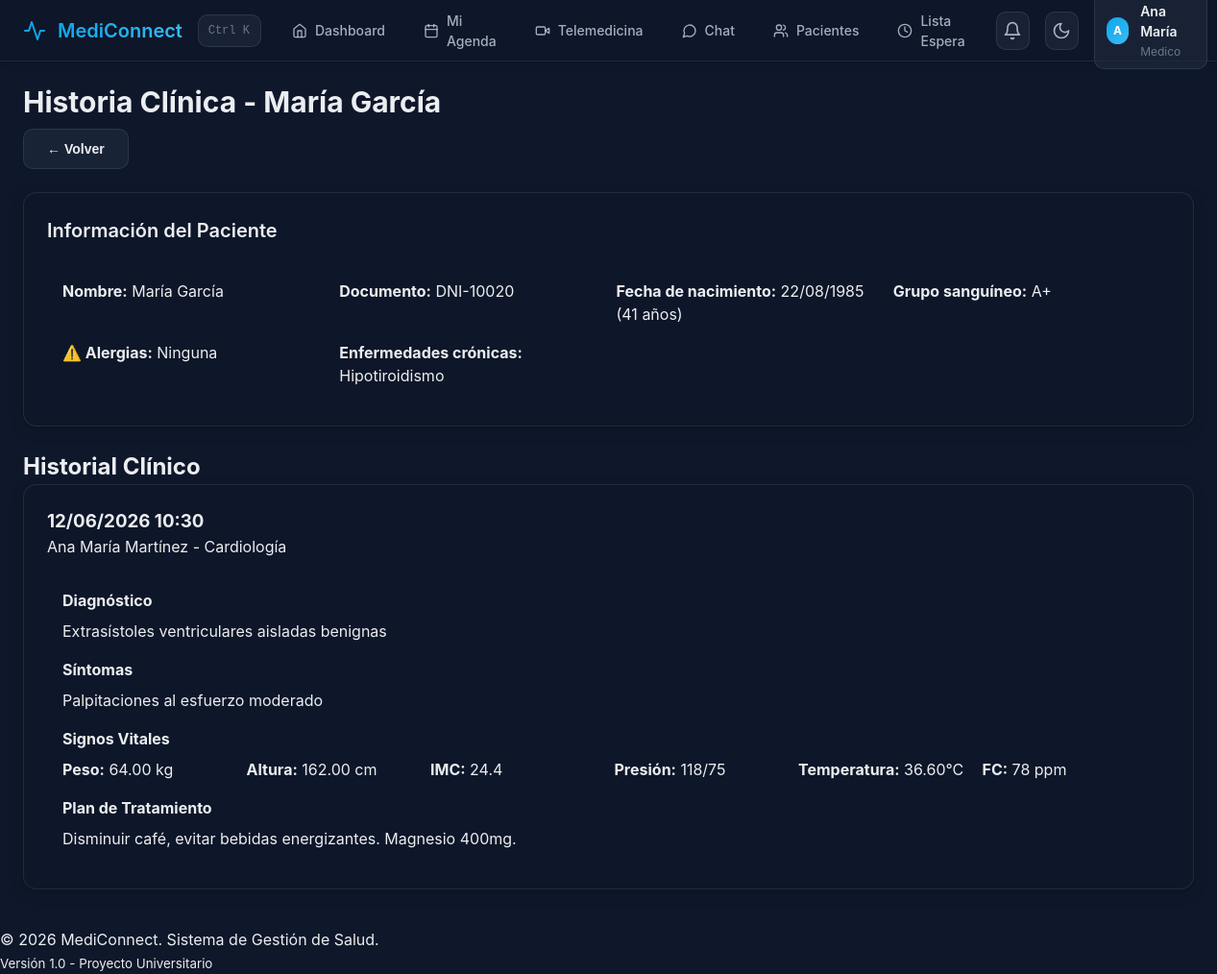
/index.php?page=ver-historia&id=2 (signed in), run on the app's committed database.
### tables this page shows
CREATE TABLE pacientes (
    id INT PRIMARY KEY AUTO_INCREMENT,
    usuario_id INT NOT NULL UNIQUE,
    grupo_sanguineo VARCHAR(5),
    alergias TEXT,
    enfermedades_cronicas TEXT,
    contacto_emergencia_nombre VARCHAR(100),
    contacto_emergencia_telefono VARCHAR(20),
    FOREIGN KEY (usuario_id) REFERENCES usuarios(id) ON DELETE CASCADE
);

CREATE TABLE usuarios (
    id INT PRIMARY KEY AUTO_INCREMENT,
    email VARCHAR(100) NOT NULL UNIQUE,
    password VARCHAR(255) NOT NULL,
    rol_id INT NOT NULL,
    nombre VARCHAR(100) NOT NULL,
    apellido VARCHAR(100) NOT NULL,
    documento VARCHAR(20) NOT NULL UNIQUE,
    telefono VARCHAR(20),
    fecha_nacimiento DATE,
    direccion VARCHAR(255),
    genero ENUM('M', 'F', 'Otro') DEFAULT 'Otro',
    activo BOOLEAN DEFAULT TRUE,
    token_recuperacion VARCHAR(100),
    token_expiracion DATETIME,
    ultimo_acceso DATETIME,
    created_at TIMESTAMP DEFAULT CURRENT_TIMESTAMP,
    updated_at TIMESTAMP DEFAULT CURRENT_TIMESTAMP ON UPDATE CURRENT_TIMESTAMP,
    FOREIGN KEY (rol_id) REFERENCES roles(id) ON DELETE RESTRICT,
    INDEX idx_email (email),
    INDEX idx_documento (documento),
    INDEX idx_rol (rol_id)
);

CREATE TABLE historias_clinicas (
    id INT PRIMARY KEY AUTO_INCREMENT,
    cita_id INT NOT NULL,
    paciente_id INT NOT NULL,
    medico_id INT NOT NULL,
    diagnostico TEXT NOT NULL,
    sintomas TEXT,
    examen_fisico TEXT,
    observaciones TEXT,
    plan_tratamiento TEXT,
    peso DECIMAL(5,2) COMMENT 'kg',
    altura DECIMAL(5,2) COMMENT 'cm',
    presion_arterial VARCHAR(20),
    temperatura DECIMAL(4,2) COMMENT 'Celsius',
    frecuencia_cardiaca INT COMMENT 'ppm',
    created_at TIMESTAMP DEFAULT CURRENT_TIMESTAMP,
    FOREIGN KEY (cita_id) REFERENCES citas(id) ON DELETE CASCADE,
    FOREIGN KEY (paciente_id) REFERENCES pacientes(id) ON DELETE CASCADE,
    FOREIGN KEY (medico_id) REFERENCES medicos(id) ON DELETE CASCADE,
    INDEX idx_paciente (paciente_id),
    INDEX idx_fecha (created_at)
);

CREATE TABLE especialidades (
    id INT PRIMARY KEY AUTO_INCREMENT,
    nombre VARCHAR(100) NOT NULL UNIQUE,
    descripcion TEXT,
    activo BOOLEAN DEFAULT TRUE,
    created_at TIMESTAMP DEFAULT CURRENT_TIMESTAMP
);

### src/controllers/MedicoController.php (called while the page is built, shortened)
<?php
require_once __DIR__ . '/../../config/config.php';
class MedicoController {
    public function verHistoria() {
        $paciente_id = $_GET['id'] ?? 0;
        require_once __DIR__ . '/../models/Paciente.php';
        $pacienteModel = new Paciente();
        $paciente = $pacienteModel->obtenerPorId($paciente_id);
        $historias = $pacienteModel->obtenerHistoriaClinica($paciente_id, 50);
        $titulo = 'Historia Clínica - ' . $paciente['nombre'] . ' ' . $paciente['apellido'];
        require_once __DIR__ . '/../views/medico/historia-paciente.php';
    }
}

### config/database.php (called while the page is built, shortened)
<?php
class Database {
    private static $instance = null;
    private $connection;
    private function __construct() {
        try {
            $dsn = "mysql:host=" . DB_HOST . ";dbname=" . DB_NAME . ";charset=" . DB_CHARSET;
            $options = [
                PDO::ATTR_ERRMODE => PDO::ERRMODE_EXCEPTION,
                PDO::ATTR_DEFAULT_FETCH_MODE => PDO::FETCH_ASSOC,
                PDO::ATTR_EMULATE_PREPARES => false,
            ];
            $this->connection = new PDO($dsn, DB_USER, DB_PASS, $options);
        } catch (PDOException $e) {
            die("Error de conexión: " . $e->getMessage());
        }
    }
    public static function getInstance() {
        if (self::$instance === null) {
            self::$instance = new self();
        }
        return self::$instance;
    }
    public function getConnection() {
        return $this->connection;
    }
}

### src/models/Paciente.php (called while the page is built, shortened)
<?php
require_once __DIR__ . '/../../config/database.php';
class Paciente {
    private $db;
    public function __construct() {
        $this->db = Database::getInstance()->getConnection();
    }
    public function obtenerPorId($id) {
        $sql = "SELECT p.*, u.nombre, u.apellido, u.email, u.documento, u.telefono, u.fecha_nacimiento, u.genero
                FROM pacientes p
                INNER JOIN usuarios u ON p.usuario_id = u.id
                WHERE p.id = :id";
        $stmt = $this->db->prepare($sql);
        $stmt->execute([':id' => $id]);
        return $stmt->fetch();
    }
    public function obtenerHistoriaClinica($paciente_id, $limit = 10) {
        $sql = "SELECT hc.*, c.fecha as fecha_cita, c.hora_inicio,
                CONCAT(u.nombre, ' ', u.apellido) as medico_nombre,
                e.nombre as especialidad
                FROM historias_clinicas hc
                INNER JOIN citas c ON hc.cita_id = c.id
                INNER JOIN medicos m ON hc.medico_id = m.id
                INNER JOIN usuarios u ON m.usuario_id = u.id
                INNER JOIN especialidades e ON m.especialidad_id = e.id
                WHERE hc.paciente_id = :paciente_id
                ORDER BY hc.created_at DESC
                LIMIT :limit";
        $stmt = $this->db->prepare($sql);
        $stmt->bindValue(':paciente_id', $paciente_id, PDO::PARAM_INT);
        $stmt->bindValue(':limit', $limit, PDO::PARAM_INT);
        $stmt->execute();
        return $stmt->fetchAll();
    }
}

### config/config.php (called while the page is built, shortened)
<?php
function e($string) {
    return htmlspecialchars($string, ENT_QUOTES, 'UTF-8');
}
function formatear_fecha($fecha, $incluir_hora = false) {
    $timestamp = strtotime($fecha);
    if ($incluir_hora) {
        return date('d/m/Y H:i', $timestamp);
    }
    return date('d/m/Y', $timestamp);
}
function calcular_edad($fecha_nacimiento) {
    $nacimiento = new DateTime($fecha_nacimiento);
    $hoy = new DateTime();
    return $nacimiento->diff($hoy)->y;
}
function calcular_imc($peso, $altura) {
    $altura_metros = $altura / 100;
    return round($peso / ($altura_metros * $altura_metros), 1);
}

### src/views/medico/historia-paciente.php (the view)
<?php require_once __DIR__ . '/../layout/header.php'; ?>
<div class="dashboard-header">
    <h1><?php echo $titulo; ?></h1>
    <button onclick="window.history.back()" class="btn btn-secondary">← Volver</button>
</div>
<div class="dashboard-section" style="margin-bottom: 24px;">
    <h2>Información del Paciente</h2>
    <div style="display: grid; grid-template-columns: repeat(auto-fit, minmax(250px, 1fr)); gap: 16px; padding: 16px; background: var(--color-bg-secondary); border-radius: 8px;">
        <div>
            <strong>Nombre:</strong> <?php echo e($paciente['nombre'] . ' ' . $paciente['apellido']); ?>
        </div>
        <div>
            <strong>Documento:</strong> <?php echo e($paciente['documento']); ?>
        </div>
        <div>
            <strong>Fecha de nacimiento:</strong> <?php echo formatear_fecha($paciente['fecha_nacimiento']); ?>
            (<?php echo calcular_edad($paciente['fecha_nacimiento']); ?> años)
        </div>
        <?php if (!empty($paciente['grupo_sanguineo'])): ?>
            <div>
                <strong>Grupo sanguíneo:</strong> <?php echo e($paciente['grupo_sanguineo']); ?>
            </div>
        <?php endif; ?>
        <?php if (!empty($paciente['alergias'])): ?>
            <div class="text-danger">
                <strong>⚠️ Alergias:</strong> <?php echo e($paciente['alergias']); ?>
            </div>
        <?php endif; ?>
        <?php if (!empty($paciente['enfermedades_cronicas'])): ?>
            <div>
                <strong>Enfermedades crónicas:</strong> <?php echo e($paciente['enfermedades_cronicas']); ?>
            </div>
        <?php endif; ?>
    </div>
</div>
<h2>Historial Clínico</h2>
<?php if (empty($historias)): ?>
    <div class="dashboard-section">
        <div class="empty-state">
            <p>No hay historial clínico registrado</p>
        </div>
    </div>
<?php else: ?>
    <?php foreach ($historias as $historia): ?>
        <div class="dashboard-section" style="margin-bottom: 16px;">
            <div class="section-header">
                <div>
                    <h3><?php echo formatear_fecha($historia['created_at'], true); ?></h3>
                    <p class="text-muted"><?php echo e($historia['medico_nombre']); ?> - <?php echo e($historia['especialidad']); ?></p>
                </div>
            </div>
            <div style="padding: 16px;">
                <h4 style="margin-bottom: 8px;">Diagnóstico</h4>
                <p style="margin-bottom: 16px;"><?php echo nl2br(e($historia['diagnostico'])); ?></p>
                <?php if (!empty($historia['sintomas'])): ?>
                    <h4 style="margin-bottom: 8px;">Síntomas</h4>
                    <p style="margin-bottom: 16px;"><?php echo nl2br(e($historia['sintomas'])); ?></p>
                <?php endif; ?>
                <?php if ($historia['peso'] || $historia['altura'] || $historia['presion_arterial']): ?>
                    <h4 style="margin-bottom: 8px;">Signos Vitales</h4>
                    <div style="display: grid; grid-template-columns: repeat(auto-fit, minmax(150px, 1fr)); gap: 12px; margin-bottom: 16px;">
                        <?php if ($historia['peso']): ?>
                            <div><strong>Peso:</strong> <?php echo e($historia['peso']); ?> kg</div>
                        <?php endif; ?>
                        <?php if ($historia['altura']): ?>
                            <div><strong>Altura:</strong> <?php echo e($historia['altura']); ?> cm</div>
                        <?php endif; ?>
                        <?php if ($historia['peso'] && $historia['altura']): ?>
                            <div><strong>IMC:</strong> <?php echo calcular_imc($historia['peso'], $historia['altura']); ?></div>
                        <?php endif; ?>
                        <?php if ($historia['presion_arterial']): ?>
                            <div><strong>Presión:</strong> <?php echo e($historia['presion_arterial']); ?></div>
                        <?php endif; ?>
                        <?php if ($historia['temperatura']): ?>
                            <div><strong>Temperatura:</strong> <?php echo e($historia['temperatura']); ?>°C</div>
                        <?php endif; ?>
                        <?php if ($historia['frecuencia_cardiaca']): ?>
                            <div><strong>FC:</strong> <?php echo e($historia['frecuencia_cardiaca']); ?> ppm</div>
                        <?php endif; ?>
                    </div>
                <?php endif; ?>
                <?php if (!empty($historia['plan_tratamiento'])): ?>
                    <h4 style="margin-bottom: 8px;">Plan de Tratamiento</h4>
                    <p><?php echo nl2br(e($historia['plan_tratamiento'])); ?></p>
                <?php endif; ?>
            </div>
        </div>
    <?php endforeach; ?>
<?php endif; ?>
<?php require_once __DIR__ . '/../layout/footer.php'; ?>

### public/assets/css/style.css (style rules this page uses)
:root { --glass-bg-primary: rgba(15, 23, 42, 0.85); --glass-bg-secondary: rgba(30, 41, 59, 0.75); --glass-bg-tertiary: rgba(51, 65, 85, 0.65); --glass-border: rgba(148, 163, 184, 0.15); --glass-glow: rgba(56, 189, 248, 0.25); --text-primary: rgba(248, 250, 252, 0.95); --text-secondary: rgba(203, 213, 225, 0.80); --text-tertiary: rgba(148, 163, 184, 0.65); --accent-primary: #0ea5e9; --accent-hover: #38bdf8; --accent-active: #0284c7; --success: #10b981; --warning: #f59e0b; --error: #ef4444; --info: #06b6d4; --backdrop: #0f172a; --surface-base: #1e293b; --status-pending: #f59e0b; --status-confirmed: #0ea5e9; --status-completed: #10b981; --status-cancelled: #ef4444; --font-family: -apple-system, BlinkMacSystemFont, 'Segoe UI', system-ui, sans-serif; --font-mono: ui-monospace, 'SF Mono', 'Cascadia Code', 'Consolas', monospace; --text-xs: 0.75rem; --text-sm: 0.875rem; --text-base: 1rem; --text-lg: 1.125rem; --text-xl: 1.25rem; --text-2xl: 1.5rem; --text-3xl: 1.875rem; --text-4xl: 2.25rem; --weight-normal: 400; --weight-medium: 500; --weight-semibold: 600; --weight-bold: 700; --line-tight: 1.25; --line-normal: 1.5; --line-relaxed: 1.75; --space-1: 0.25rem; --space-2: 0.5rem; --space-3: 0.75rem; --space-4: 1rem; --space-5: 1.25rem; --space-6: 1.5rem; --space-8: 2rem; --space-10: 2.5rem; --space-12: 3rem; --space-16: 4rem; --space-20: 5rem; --blur-sm: blur(4px); --blur-md: blur(8px); --blur-lg: blur(16px); --blur-xl: blur(24px); --shadow-glass-sm: 0 2px 8px rgba(0, 0, 0, 0.08), 0 1px 2px rgba(0, 0, 0, 0.12); --shadow-glass-md: 0 4px 16px rgba(0, 0, 0, 0.12), 0 2px 4px rgba(0, 0, 0, 0.16); --shadow-glass-lg: 0 8px 32px rgba(0, 0, 0, 0.16), 0 4px 8px rgba(0, 0, 0, 0.20); --shadow-glow: 0 0 16px var(--glass-glow), 0 0 4px var(--glass-glow); --radius-sm: 6px; --radius-md: 10px; --radius-lg: 14px; --radius-xl: 20px; --radius-full: 9999px; --duration-instant: 100ms; --duration-fast: 150ms; --duration-normal: 200ms; --duration-slow: 300ms; --duration-enter: 250ms; --ease-smooth: cubic-bezier(0.4, 0.0, 0.2, 1); --ease-out: cubic-bezier(0.0, 0.0, 0.2, 1); }
*, *::before, *::after { margin: 0; padding: 0; box-sizing: border-box; }
html { font-size: 16px; -webkit-font-smoothing: antialiased; -moz-osx-font-smoothing: grayscale; }
body { font-family: var(--font-family); font-size: var(--text-base); line-height: var(--line-normal); color: var(--text-primary); background: var(--backdrop); min-height: 100vh; overflow-x: hidden; transition: background var(--duration-normal) var(--ease-smooth); }
.btn { display: inline-flex; align-items: center; justify-content: center; gap: var(--space-2); padding: var(--space-3) var(--space-6); font-size: var(--text-sm); font-weight: var(--weight-semibold); border-radius: var(--radius-md); border: none; cursor: pointer; text-decoration: none; transition: all var(--duration-fast) var(--ease-smooth); white-space: nowrap; }
.btn-secondary { background: var(--glass-bg-secondary); backdrop-filter: var(--blur-sm); -webkit-backdrop-filter: var(--blur-sm); border: 1px solid var(--glass-border); color: var(--text-primary); }
.dashboard-header { margin-bottom: var(--space-6); }
.dashboard-header h1 { margin-bottom: var(--space-2); font-size: var(--text-3xl); line-height: var(--line-tight); color: var(--text-primary); }
.dashboard-section { min-width: 0; padding: var(--space-6); border: 1px solid var(--glass-border); border-radius: var(--radius-lg); background: var(--glass-bg-primary); box-shadow: var(--shadow-glass-md); }
.dashboard-section > h2, .dashboard-section .section-header h2 { color: var(--text-primary); font-size: var(--text-xl); font-weight: var(--weight-semibold); }
.dashboard-section > h2 { margin-bottom: var(--space-5); }
.section-header { display: flex; align-items: center; justify-content: space-between; gap: var(--space-3); margin-bottom: var(--space-4); }

### data on the page
pacientes: usuario.apellido "Historia Clínica - María García", usuario.apellido "María García", usuario.documento "DNI-10020", usuario.fecha_nacimiento "22/08/1985", usuario.fecha_nacimiento "41", grupo_sanguineo "A+", alergias "Ninguna", enfermedades_cronicas "Hipotiroidismo"
historias_clinicas: created_at "12/06/2026 10:30", medico_nombre "Ana María Martínez", especialidades.nombre "Cardiología", diagnostico "Extrasístoles ventriculares aisladas benignas", sintomas "Palpitaciones al esfuerzo moderado", peso "64.00", altura "162.00", calcular_imc($historia['peso'], $historia['altura']) "24.4", presion_arterial "118/75", temperatura "36.60", frecuencia_cardiaca "78", plan_tratamiento "Disminuir café, evitar bebidas energizantes. Magnesio 400mg."

### other printed values
SITE_NAME "MediConnect"
substr($_SESSION['nombre'] ?? 'U', 0, 1) "A"
$_SESSION['nombre'] "Ana María"
$_SESSION['rol'] "Medico"
